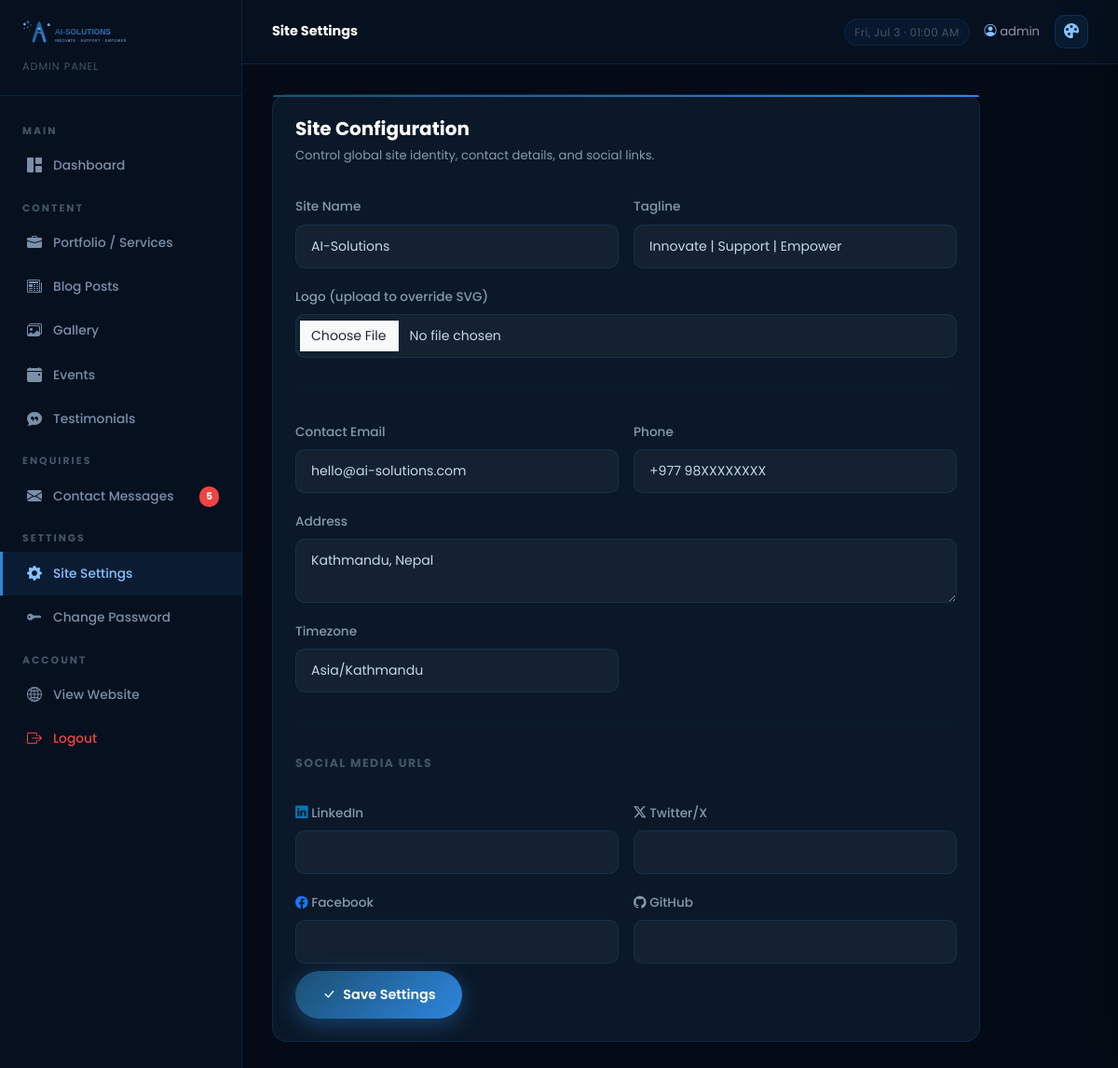
/panel/settings/ (signed in), run on the app's committed database.
### core/models.py (models this page shows, shortened)
class SiteSettings(models.Model):
    site_name = models.CharField(max_length=100, default='AI-Solutions')
    tagline = models.CharField(max_length=200, default='Innovate | Support | Empower')
    logo = models.ImageField(upload_to='settings/', blank=True, null=True)
    email = models.EmailField(default='hello@ai-solutions.com')
    phone = models.CharField(max_length=20, blank=True, default='+977 98XXXXXXXX')
    address = models.TextField(blank=True, default='Kathmandu, Nepal')
    time_zone = models.CharField(max_length=50, default='Asia/Kathmandu')
    facebook_url = models.URLField(blank=True)
    twitter_url = models.URLField(blank=True)
    linkedin_url = models.URLField(blank=True)
    github_url = models.URLField(blank=True)
    updated_at = models.DateTimeField(auto_now=True)
    class Meta:
        verbose_name = 'Site Settings'
        verbose_name_plural = 'Site Settings'
    @classmethod
    def get_settings(cls):
        obj, _ = cls.objects.get_or_create(pk=1)
        return obj

### panel/views.py (the view)
    def wrapper(request, *args, **kwargs):
        if not request.user.is_authenticated:
            return redirect('panel_login')
        if not request.user.is_staff:
            messages.error(request, 'Access denied.')
            return redirect('panel_login')
        return view_func(request, *args, **kwargs)

### panel/forms.py
class SiteSettingsForm(forms.ModelForm):
    class Meta:
        model = SiteSettings
        fields = ['site_name', 'tagline', 'logo', 'email', 'phone', 'address',
                  'time_zone', 'facebook_url', 'twitter_url', 'linkedin_url', 'github_url']
        widgets = {
            'site_name': forms.TextInput(attrs={'class': 'form-control'}),
            'tagline': forms.TextInput(attrs={'class': 'form-control'}),
            'logo': forms.FileInput(attrs={'class': 'form-control'}),
            'email': forms.EmailInput(attrs={'class': 'form-control'}),
            'phone': forms.TextInput(attrs={'class': 'form-control'}),
            'address': forms.Textarea(attrs={'class': 'form-control', 'rows': 2}),
            'time_zone': forms.TextInput(attrs={'class': 'form-control'}),
            'facebook_url': forms.URLInput(attrs={'class': 'form-control'}),
            'twitter_url': forms.URLInput(attrs={'class': 'form-control'}),
            'linkedin_url': forms.URLInput(attrs={'class': 'form-control'}),
            'github_url': forms.URLInput(attrs={'class': 'form-control'}),
        }

### core/context_processors.py (called while the page is built)
def site_settings(request):
    return {'settings': SiteSettings.get_settings()}

def unread_messages(request):
    if request.user.is_authenticated and request.user.is_staff:
        count = ContactMessage.objects.filter(is_read=False).count()
        return {'unread_messages_count': count}
    return {'unread_messages_count': 0}

### panel/views.py (called while the page is built)
def staff_required(view_func):
    def wrapper(request, *args, **kwargs):
        if not request.user.is_authenticated:
            return redirect('panel_login')
        if not request.user.is_staff:
            messages.error(request, 'Access denied.')
            return redirect('panel_login')
        return view_func(request, *args, **kwargs)
    return wrapper

@staff_required
def site_settings_view(request):
    obj = SiteSettings.get_settings()
    form = SiteSettingsForm(request.POST or None, request.FILES or None, instance=obj)
    if form.is_valid():
        form.save()
        messages.success(request, 'Site settings updated.')
        return redirect('panel_settings')
    return render(request, 'panel/settings.html', {'form': form})

### templates/panel/settings.html (shortened to what this page needs)
{% extends 'panel/base_panel.html' %}
{% block page_title %}Site Settings{% endblock %}
{% block content %}
<div class="panel-card" style="max-width:760px;position:relative;">
  <div style="position:absolute;top:0;left:0;right:0;height:2px;background:var(--gradient-1);border-radius:16px 16px 0 0;"></div>
  <h5 style="color:#fff;font-weight:700;margin-bottom:.4rem;">Site Configuration</h5>
  <p style="font-size:.82rem;color:var(--text-muted);margin-bottom:1.75rem;">Control global site identity, contact details, and social links.</p>
  <form method="post" enctype="multipart/form-data" novalidate>
    <div class="row g-3">
      <div class="col-md-6">
        <label class="form-label">Site Name</label>{{ form.site_name }}
      </div>
      <div class="col-md-6">
        <label class="form-label">Tagline</label>{{ form.tagline }}
      </div>
      <div class="col-12">
        <label class="form-label">Logo (upload to override SVG)</label>{{ form.logo }}
      </div>
      <div class="col-12"><hr style="border-color:var(--dark-border);"></div>
      <div class="col-md-6"><label class="form-label">Contact Email</label>{{ form.email }}</div>
      <div class="col-md-6"><label class="form-label">Phone</label>{{ form.phone }}</div>
      <div class="col-12"><label class="form-label">Address</label>{{ form.address }}</div>
      <div class="col-md-6"><label class="form-label">Timezone</label>{{ form.time_zone }}</div>
      <div class="col-12"><hr style="border-color:var(--dark-border);"></div>
      <div class="col-12">
        <p style="font-size:.78rem;font-weight:700;text-transform:uppercase;letter-spacing:1.5px;color:#445566;margin-bottom:.75rem;">Social Media URLs</p>
      </div>
      <div class="col-md-6"><label class="form-label"><i class="bi bi-linkedin" style="color:#0077b5;"></i> LinkedIn</label>{{ form.linkedin_url }}</div>
      <div class="col-md-6"><label class="form-label"><i class="bi bi-twitter-x"></i> Twitter/X</label>{{ form.twitter_url }}</div>
      <div class="col-md-6"><label class="form-label"><i class="bi bi-facebook" style="color:#1877f2;"></i> Facebook</label>{{ form.facebook_url }}</div>
      <div class="col-md-6"><label class="form-label"><i class="bi bi-github"></i> GitHub</label>{{ form.github_url }}</div>
      <div class="col-12 mt-2">
        <button type="submit" class="btn-primary-custom"><i class="bi bi-check-lg"></i> Save Settings</button>
      </div>
    </div>
  </form>
</div>
{% endblock %}

### templates/panel/base_panel.html (shortened to what this page needs)
{% load static %}
<!DOCTYPE html>
<html lang="en">
<head>
  <link href="https://cdn.jsdelivr.net/npm/bootstrap@5.3.3/dist/css/bootstrap.min.css" rel="stylesheet">
  <link rel="stylesheet" href="https://cdn.jsdelivr.net/npm/bootstrap-icons@1.11.3/font/bootstrap-icons.min.css">
  <link rel="stylesheet" href="{% static 'css/style.css' %}">
</head>
<body>
<div class="panel-wrapper">
  <aside class="panel-sidebar">
    <div class="panel-sidebar-header">
      <a href="{% url 'home' %}" class="d-block">
        <img src="{% static 'images/logo.svg' %}" alt="AI-Solutions" height="36">
      </a>
      <div style="font-size:.7rem;color:#445566;margin-top:6px;letter-spacing:1px;text-transform:uppercase;">Admin Panel</div>
    </div>
    <nav class="panel-nav">
      <span class="panel-nav-section">Main</span>
      <a href="{% url 'panel_dashboard' %}" class="panel-nav-link {% if request.resolver_match.url_name == 'panel_dashboard' %}active{% endif %}">
        <i class="bi bi-grid-1x2-fill"></i> Dashboard
      </a>
      <span class="panel-nav-section">Content</span>
      <a href="{% url 'panel_services' %}" class="panel-nav-link {% if 'panel_service' in request.resolver_match.url_name %}active{% endif %}">
        <i class="bi bi-briefcase-fill"></i> Portfolio / Services
      </a>
      <a href="{% url 'panel_blog' %}" class="panel-nav-link {% if 'panel_blog' in request.resolver_match.url_name %}active{% endif %}">
        <i class="bi bi-newspaper"></i> Blog Posts
      </a>
      <a href="{% url 'panel_gallery' %}" class="panel-nav-link {% if request.resolver_match.url_name == 'panel_gallery' %}active{% endif %}">
        <i class="bi bi-images"></i> Gallery
      </a>
      <a href="{% url 'panel_events' %}" class="panel-nav-link {% if 'panel_event' in request.resolver_match.url_name %}active{% endif %}">
        <i class="bi bi-calendar-event-fill"></i> Events
      </a>
      <a href="{% url 'panel_testimonials' %}" class="panel-nav-link {% if 'panel_testimonial' in request.resolver_match.url_name %}active{% endif %}">
        <i class="bi bi-chat-quote-fill"></i> Testimonials
      </a>
      <span class="panel-nav-section">Enquiries</span>
      <a href="{% url 'panel_contacts' %}" class="panel-nav-link {% if 'panel_contact' in request.resolver_match.url_name %}active{% endif %}">
        <i class="bi bi-envelope-fill"></i> Contact Messages
        {% with unread_count=unread_messages_count %}
        {% if unread_count > 0 %}
        <span style="margin-left:auto;background:#ef4444;color:#fff;font-size:.65rem;font-weight:700;padding:2px 7px;border-radius:10px;">{{ unread_count }}</span>
        {% endif %}
        {% endwith %}
      </a>
      <span class="panel-nav-section">Settings</span>
      <a href="{% url 'panel_settings' %}" class="panel-nav-link {% if request.resolver_match.url_name == 'panel_settings' %}active{% endif %}">
        <i class="bi bi-gear-fill"></i> Site Settings
      </a>
      <a href="{% url 'panel_password' %}" class="panel-nav-link {% if request.resolver_match.url_name == 'panel_password' %}active{% endif %}">
        <i class="bi bi-key-fill"></i> Change Password
      </a>
      <span class="panel-nav-section">Account</span>
      <a href="{% url 'home' %}" class="panel-nav-link" target="_blank">
        <i class="bi bi-globe2"></i> View Website
      </a>
      <a href="{% url 'panel_logout' %}" class="panel-nav-link" style="color:#ef4444;">
        <i class="bi bi-box-arrow-right"></i> Logout
      </a>
    </nav>
  </aside>
  <div class="panel-main">
    <div class="panel-topbar">
      <h6 style="font-size:.9rem;font-weight:700;color:#fff;margin:0;">{% block page_title %}Dashboard{% endblock %}</h6>
      <div class="d-flex align-items-center gap-3">
        <span class="panel-topbar-date d-none d-sm-block" id="panel-clock"></span>
        <span style="font-size:.82rem;color:var(--text-muted);">
          <i class="bi bi-person-circle" style="color:var(--secondary);"></i>
          {{ request.user.get_full_name|default:request.user.username }}
        </span>
        <button class="tc-trigger-btn" onclick="tcOpen()" title="Theme Customizer">
          <i class="bi bi-palette-fill"></i>
        </button>
      </div>
    </div>
    <div class="panel-content">
      {% block content %}{% endblock %}
    </div>
  </div>
</div>
</body>
</html>

### static/css/style.css (style rules this page uses)
:root { --primary: #2E86DE; --primary-dark: #1B4F72; --secondary: #89C2FF; --dark: #060f1c; --dark-card: #0a1828; --dark-card-2: #0e2038; --dark-border: rgba(46, 134, 222, 0.15); --soft-gray: #D6DBDF; --text-muted: #8899AA; --gradient-1: linear-gradient(135deg, #1B4F72 0%, #2E86DE 100%); --gradient-2: linear-gradient(135deg, #2E86DE 0%, #89C2FF 100%); --gradient-hero: linear-gradient(160deg, #050d18 0%, #0a1e38 50%, #050d18 100%); --shadow-glow: 0 0 40px rgba(46, 134, 222, 0.2); --shadow-card: 0 8px 32px rgba(0, 0, 0, 0.35); --radius-lg: 16px; --radius-pill: 50px; --transition: all 0.3s ease; }
*, *::before, *::after { box-sizing: border-box; }
html { scroll-behavior: smooth; }
body { font-family: 'Poppins', sans-serif; background-color: var(--dark); color: #C8D8E8; line-height: 1.75; overflow-x: hidden; }
h1,h2,h3,h4,h5,h6 { font-family: 'Poppins', sans-serif; font-weight: 700; color: #fff; }
a { text-decoration: none; transition: var(--transition); }
.btn-primary-custom { background: var(--gradient-1); border: none; color: #fff; padding: 0.8rem 1.8rem; border-radius: var(--radius-pill); font-weight: 600; font-size: 0.9rem; box-shadow: 0 6px 24px rgba(46,134,222,0.4); transition: var(--transition); display: inline-flex; align-items: center; gap: 8px; }
.form-control, .form-select { background: rgba(255,255,255,0.04) !important; border: 1px solid rgba(46,134,222,0.15) !important; color: #c8d8e8 !important; border-radius: 10px !important; font-size: 0.88rem; padding: 0.75rem 1rem; }
.form-control::placeholder { color: #556677; }
.form-label { font-size: 0.85rem; font-weight: 500; color: #8899aa; margin-bottom: 0.4rem; }
.panel-wrapper { display: flex; min-height: 100vh; background: #040b16; }
.panel-sidebar { width: 260px; background: #06101e; border-right: 1px solid var(--dark-border); display: flex; flex-direction: column; position: fixed; top: 0; left: 0; bottom: 0; overflow-y: auto; z-index: 100; }
.panel-sidebar-header { padding: 1.25rem 1.5rem; border-bottom: 1px solid var(--dark-border); }
.panel-nav { padding: 1rem 0; flex: 1; }
.panel-nav-section { font-size: 0.68rem; font-weight: 700; letter-spacing: 2px; text-transform: uppercase; color: #445566; padding: 0.75rem 1.5rem 0.3rem; display: block; }
.panel-nav-link { display: flex; align-items: center; gap: 10px; padding: 0.6rem 1.5rem; color: #7a8fa8; font-size: 0.86rem; font-weight: 500; transition: var(--transition); border-left: 3px solid transparent; }
.panel-nav-link.active { color: var(--secondary); background: rgba(46,134,222,0.1); border-left-color: var(--primary); }
.panel-nav-link i { font-size: 1rem; width: 20px; text-align: center; }
.panel-main { margin-left: 260px; flex: 1; display: flex; flex-direction: column; }
.panel-topbar { background: #06101e; border-bottom: 1px solid var(--dark-border); padding: 1rem 2rem; display: flex; align-items: center; justify-content: space-between; position: sticky; top: 0; z-index: 90; backdrop-filter: blur(8px); }
.panel-topbar-date { font-size: .75rem; color: #445566; background: rgba(46,134,222,0.07); border: 1px solid rgba(46,134,222,0.12); padding: 3px 10px; border-radius: 20px; letter-spacing: .3px; }
.panel-content { padding: 2rem; flex: 1; }
.panel-card { background: #0a1828; border: 1px solid var(--dark-border); border-radius: var(--radius-lg); padding: 1.5rem; transition: border-color 0.2s ease; }
.tc-trigger-btn { width:36px; height:36px; border-radius:10px; background:rgba(46,134,222,.1); border:1px solid rgba(46,134,222,.2); color:var(--secondary); cursor:pointer; display:flex; align-items:center; justify-content:center; font-size:1rem; transition:var(--transition); }

### data on the page
SiteSettings: site_name "AI-Solutions", tagline "Innovate | Support | Empower", email "hello@ai-solutions.com", phone "+977 98XXXXXXXX", address "Kathmandu, Nepal", time_zone "Asia/Kathmandu"

### other printed values
{{ unread_count }} "5"
{{ request.user.get_full_name|default:request.user.username }} "admin"
